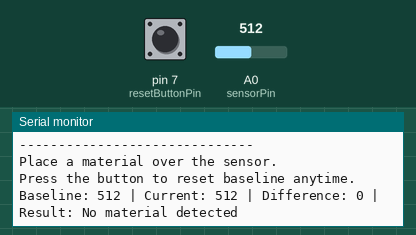
Bench run of a sketch on a simulated Arduino Uno, built with avr-gcc and run on an emulated ATmega328P. Shown: the last lines printed to the serial monitor. Inputs (shaded band) come from the test bench; at power-on: A0 (sensorPin) = 512, pin 7 (resetButtonPin) HIGH.

Above: at 4.3 s.
4.4 s: A0 (sensorPin) set to 528
At 5.6 s:
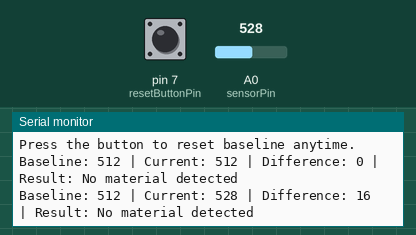
5.9 s: A0 (sensorPin) set to 544
At 7.1 s:
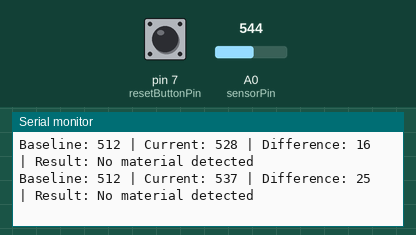
7.4 s: A0 (sensorPin) set to 552
At 9.5 s:
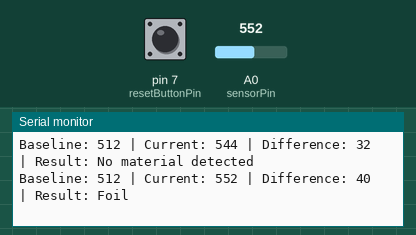

The sketch:

materialRecognition.ino
```cpp
const int sensorPin = A0;
const int resetButtonPin = 7;

int baselineValue = 0;

// Button debounce
bool lastButtonReading = HIGH;
bool buttonState = HIGH;
unsigned long lastDebounceTime = 0;
const unsigned long debounceDelay = 50;

unsigned long lastTestTime = 0;
const unsigned long testInterval = 1000;

void setup() {
  Serial.begin(9600);

  pinMode(resetButtonPin, INPUT_PULLUP);

  Serial.println("=== KY-039 Material Transparency Tester ===");
  Serial.println("Leave the sensor uncovered.");
  Serial.println("Setting baseline in 2 seconds...");
  Serial.println();

  delay(2000);
  setBaseline();

  Serial.println("Place a material over the sensor.");
  Serial.println("Press the button to reset baseline anytime.");
  Serial.println();
}

void loop() {
  handleResetButton();

  if (millis() - lastTestTime >= testInterval) {
    testMaterial();
    lastTestTime = millis();
  }
}

void handleResetButton() {
  bool reading = digitalRead(resetButtonPin);

  if (reading != lastButtonReading) {
    lastDebounceTime = millis();
  }

  if ((millis() - lastDebounceTime) > debounceDelay) {
    if (reading != buttonState) {
      buttonState = reading;

      // Button pressed
      if (buttonState == LOW) {
        setBaseline();
      }
    }
  }

  lastButtonReading = reading;
}

int getAverageReading() {
  long total = 0;
  const int samples = 30;

  for (int i = 0; i < samples; i++) {
    total += analogRead(sensorPin);
    delay(10);
  }

  return total / samples;
}

void setBaseline() {
  Serial.println("------------------------------");
  Serial.println("Resetting baseline...");
  Serial.println("Make sure the sensor is UNCOVERED.");

  delay(700);

  baselineValue = getAverageReading();

  Serial.print("New baseline: ");
  Serial.println(baselineValue);
  Serial.println("------------------------------");
  Serial.println();
}

void testMaterial() {
  int materialValue = getAverageReading();
  int difference = materialValue - baselineValue;

  Serial.print("Baseline: ");
  Serial.print(baselineValue);

  Serial.print(" | Current: ");
  Serial.print(materialValue);

  Serial.print(" | Difference: ");
  Serial.print(difference);

  Serial.print(" | Result: ");

  /*
    For your KY-039 setup:
    Bigger value usually means more light is blocked.
  */

  if (difference < -500) {
  Serial.println("Tissue");
}
else if (difference < -240) {
  Serial.println("Foam");
}
else if (difference > -239 && difference < 40) {
  Serial.println("No material detected");
}
  else if (difference < 70 && difference > 41) {
    Serial.println("Finger");
  }
  else if (difference < 116) {
    Serial.println("Foil");
  }
  else {
    Serial.println("Plastic");
  }
}
```

Measured:
- the behaviour switches between 551 and 552 on A0 (sensorPin) (found by bisection; images 2 and 3)
- after the input at 4.4 s, the serial monitor: prints a new line after 0.37 s (image 1)
- after the input at 5.9 s, the serial monitor: prints a new line after 0.19 s (image 2)
- after the input at 7.4 s, the serial monitor: prints a new line after 1.3 s (image 3)
